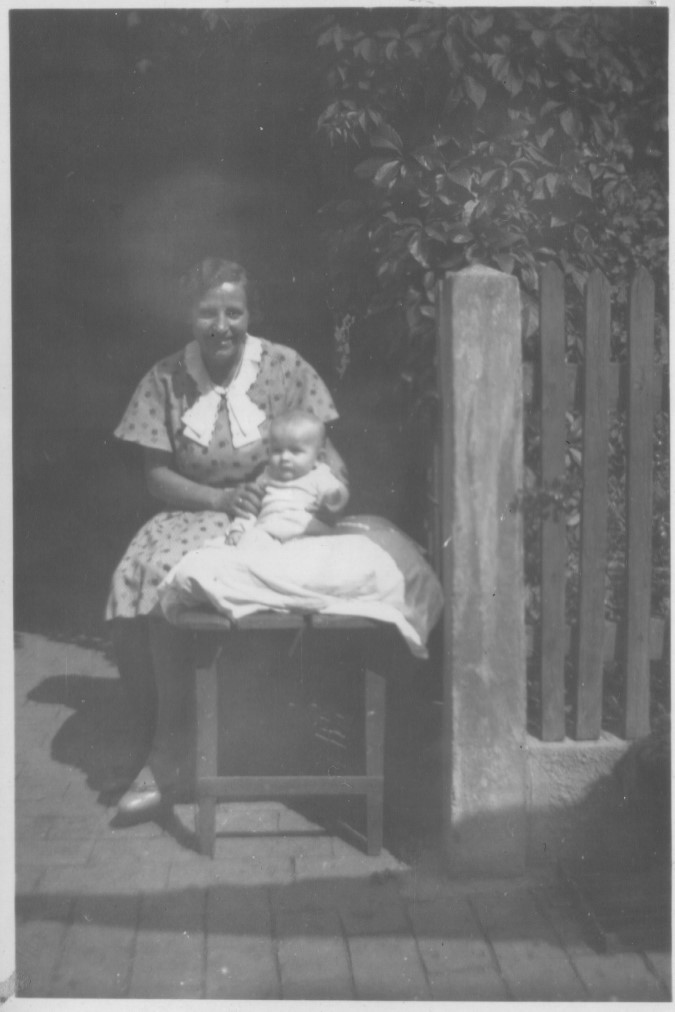
#> input picture 1.jpg, 675 x 1012 px
$ python -i extract_faces.py   (imports and definitions only)
#> lines starting #> are read from the running program, lines starting #| are printed output that depends on the picture
#> in extract_faces, img is the input picture: shape (1012, 675, 3); min 64, max 233, mean 113.8
### code/src/FaceExtractor/detect_faces.py
import cv2


def detect_faces(img, frontal_classifier, profile_classifier, scale,
                 neighbors):
    """
    This detects faces in the given image. It detects faces in profile and frontal view.
    If the two found faces are to near to each other the profile detection is removed to avoid a
    double detection of the same face.

    :param img: ndarray - The image to detect faces.
    :param frontal_classifier: The Casscade classifier for frontal faces.
    :param profile_classifier: The Casscade classifier for profile faces.
    :param scale: specifies how much the image size is reduced at each image scal
    :param neighbors: specifies how many neighbors each candidate rectangle should have to retain it.
    :return:
    """
#> called with scale = 1.2, neighbors = 5

    # convert the image to gray
    img_gray = cv2.cvtColor(img, cv2.COLOR_BGR2GRAY)

    # frontal faces
    frontal = frontal_classifier.detectMultiScale(img_gray, scale, neighbors)
#> frontal = [[186, 285, 71, 71]]
    # profile faces
    profile = profile_classifier.detectMultiScale(img_gray, scale, neighbors)
#> profile = ()

    frontal_list = list(frontal)
#> frontal_list = [[186, 285, 71, 71]]
    profile_list = list(profile)
#> profile_list = []

    #checks if faces are too close to each other
    if profile_list:
        for x, y, w, h in frontal_list:
            for i, profile in enumerate(profile_list):
                x_p = profile[0]
                y_p = profile[1]
                w_p = profile[2]
                h_p = profile[3]
                center_p = ((x_p + w_p / 2), (y_p + h_p / 2))
                if center_p[0] > x and center_p[0] < x + w and center_p[1] > y and center_p[1] < y + h:
                    del profile_list[i]

    frontal_list.extend(profile_list)

    return frontal_list

### code/src/Config.py
import os
import logging
# Face Extractor
import sys

FACE_FRONTAL_EXTRACTOR_CLASSIFIER_PATH = os.path.join('src', 'FaceExtractor', 'classifiers',
                                                      'haarcascade_frontalface.xml')
FACE_PROFILE_EXTRACTOR_CLASSIFIER_PATH = os.path.join('src', 'FaceExtractor', 'classifiers',
                                                      'haarcascade_profileface.xml')
ANDREAS_ALBUMS_PATH = os.path.join('dat', 'AndreasAlbums')
A2_PATH = os.path.join(ANDREAS_ALBUMS_PATH, 'A2')
A2_LABELS_PATH = os.path.join(A2_PATH, 'labels.csv')
A1_PATH = os.path.join(ANDREAS_ALBUMS_PATH, 'A1')

A2_EXTRACTED_FACES_PATH = os.path.join(A2_PATH, 'extracted_faces')
A2_EXTRACTED_PHOTOS_PATH = os.path.join(A2_PATH, 'extracted_photos')
A1_EXTRACTED_FACES_PATH = os.path.join(A1_PATH, 'extracted_faces')
A1_EXTRACTED_PHOTOS_PATH = os.path.join(A1_PATH, 'extracted_photos')

LFW_PATH = os.path.join('dat', 'lfw')
LFW_LOW_RES_PATH = os.path.join('dat', 'lfw_low_res')
LFW_LOW_RES_PATH_step_1 = os.path.join('dat', 'lfw_low_res_1')
LFW_LOW_RES_PATH_step_2 = os.path.join('dat', 'lfw_low_res_2')
LFW_LOW_RES_PATH_step_3 = os.path.join('dat', 'lfw_low_res_3')
LFW_LOW_RES_PATH_step_4 = os.path.join('dat', 'lfw_low_res_4')

extracted_faces_path = 'extracted_faces'
extracted_photos_path = 'extracted_photos'

# Logging configuration setup
# [13 lines left out: function setup_logging, not called in this run]


def create_directories():
    os.makedirs(ANDREAS_ALBUMS_PATH, exist_ok=True)
    os.makedirs(A2_PATH, exist_ok=True)
    os.makedirs(A2_EXTRACTED_FACES_PATH, exist_ok=True)
    os.makedirs(A2_EXTRACTED_PHOTOS_PATH, exist_ok=True)
    os.makedirs(A1_EXTRACTED_FACES_PATH, exist_ok=True)
    os.makedirs(A1_EXTRACTED_PHOTOS_PATH, exist_ok=True)


create_directories()

### code/src/FaceExtractor/extract_faces.py
import src.Config as Config
import cv2
import os
import logging
import src.FaceExtractor.detect_faces as fd

class NoImageReadException(Exception):
    "If a file in the photos path cannot be read"


def extract_faces(photo_filepath, out_dir=Config.A2_EXTRACTED_FACES_PATH):
    """
    Crops all faces on a png photo and saves them to individual png files.
    :param photo_filepath:
    :param out_dir:
    :return:
    """
    # Skipping photos that have already been extracted
    in_filename = os.path.split(photo_filepath)[-1].split('.')[0]
    if f'{in_filename}_0.png' in os.listdir(out_dir):
        logging.debug(f'No Face extraction necessary. Faces already extracted from photo: {in_filename}')
        return

    frontal_classifier = cv2.CascadeClassifier(Config.FACE_FRONTAL_EXTRACTOR_CLASSIFIER_PATH)
    profile_classifier = cv2.CascadeClassifier(Config.FACE_PROFILE_EXTRACTOR_CLASSIFIER_PATH)
    img = cv2.imread(photo_filepath, cv2.IMREAD_COLOR)
    if img is None:
        raise NoImageReadException(
            f'Image reading failed for: {photo_filepath}')

    _get_detected_faces(img,
                        frontal_classifier,
                        profile_classifier,
                        os.path.join(out_dir, ''), os.path.split(photo_filepath)[-1].split('.')[-2])


def _get_detected_faces(img, frontal_classifier, profile_classifier, out_path, name):
    """
    Detects the faces in the cut out images and saves them seperately.

    :param img: ndarray - The image to detect faces.
    :param frontal_classifier: The Casscade Classifier to detect frontal faces.
    :param profile_classifier: The Casscade Classifier to detect faces in profile.
    :param path: Path to where the detected faces should be stored.
    :param name: Notation of the current image.
    :return:
    """

    scale = 1.2
    neighbors = 5

    faces_list = fd.detect_faces(img, frontal_classifier, profile_classifier, scale, neighbors)
#> faces_list = [[186, 285, 71, 71]]

    if faces_list:
        j = 0
        for (x, y, w, h) in faces_list:
            sub_face = img[y:y+h, x:x+w]
            filepath = os.path.join(out_path, name + '_' + str(j) + ".png")
            cv2.imwrite(filepath, sub_face)
            logging.debug(f'Face extracted: {filepath}')
            j += 1
#> this loop made 1 pass
#> (x, y, w, h, j) on pass 1: (186, 285, 71, 71, 1)
#> pass 1, in _get_detected_faces, `sub_face = img[y:y+h, x:x+w]`:
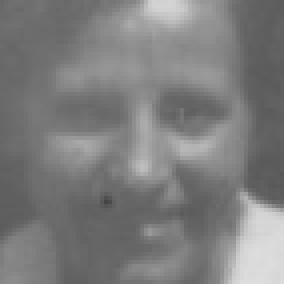
#> sub_face: shape (71, 71, 3) (shown 4 times larger); min 67, max 221, mean 125.4
#> after the loop, j = 1


# [5 lines not run here, left out]

>>> result = extract_faces('../../../1.jpg')

$ run again, on mother_2.jpg
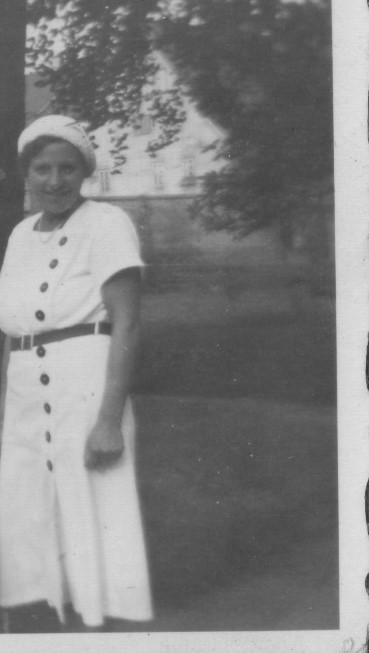
#> input picture mother_2.jpg, 369 x 653 px
#> in extract_faces, img is the input picture: shape (653, 369, 3); min 50, max 226, mean 130.9
#> frontal = [[24, 145, 62, 62]]
#> profile = ()
#> frontal_list = [[24, 145, 62, 62]]
#> profile_list = []
#> faces_list = [[24, 145, 62, 62]]
#> the loop in _get_detected_faces, `for (x, y, w, h) in faces_list:` made 1 pass
#> (x, y, w, h, j) on pass 1: (24, 145, 62, 62, 1)
#> pass 1, in _get_detected_faces, `sub_face = img[y:y+h, x:x+w]`:
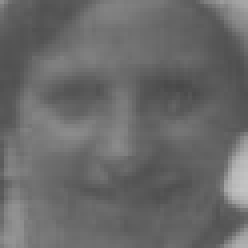
#> sub_face: shape (62, 62, 3) (shown 4 times larger); min 73, max 195, mean 105.2
#> after the loop in _get_detected_faces, `for (x, y, w, h) in faces_list:`: j = 1
